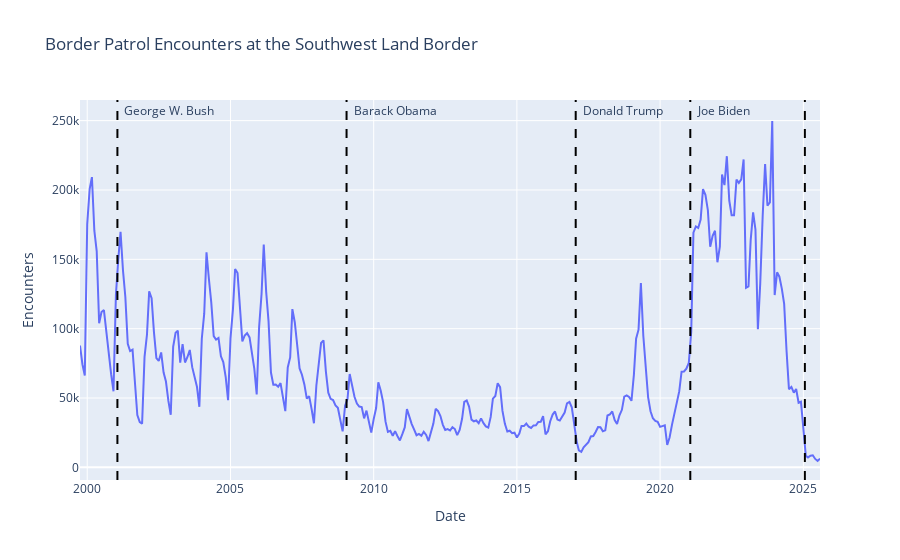

Here is the notebook cell this chart was saved with:
### Markdown cell above
## Graph the merged dataset

### Code cell
fig = px.line(
    df_all,
    x="date",
    y="quantity",
    title="Border Patrol Encounters at the Southwest Land Border",
    labels={"quantity": "Encounters", "date": "Date"},
)

administrations = [
    # Include Clinton for reference, but comment out bc his administration did not start during the data period
    # {"President": "Bill Clinton", "Start": datetime(1993, 1, 20)},
    {"President": "George W. Bush", "Start": datetime(2001, 1, 20)},
    {"President": "Barack Obama", "Start": datetime(2009, 1, 20)},
    {"President": "Donald Trump", "Start": datetime(2017, 1, 20)},
    {"President": "Joe Biden", "Start": datetime(2021, 1, 20)},
    {
        "President": "",
        "Start": datetime(2025, 1, 20),
    },  # Not enough space to include a name
]

# Add a vertical line on the date the administration started, and write the presdient's name on the top
max_y = df_all["quantity"].max()

for one_administration in administrations:
    fig.add_vline(x=one_administration["Start"], line_color="black", line_dash="dash")
    fig.add_annotation(
        x=one_administration["Start"],
        y=max_y,
        text=one_administration["President"],
        xanchor="left",
        xshift=5,
        showarrow=False,
        yanchor="bottom",
    )

fig.show()

### Figure 1 — Plotly figure (JSON) as saved in the notebook; plotly's stock layout.template omitted (floating-point values rounded to 4 significant figures; data arrays with more than 128 entries replaced by an {"elided": "..."} marker saying what was removed)
{"data": [{"hovertemplate": "Date=%{x}<br>Encounters=%{y}<extra></extra>", "legendgroup": "", "line": {"color": "#636efa", "dash": "solid"}, "marker": {"symbol": "circle"}, "mode": "lines", "name": "", "orientation": "v", "showlegend": false, "type": "scatter", "x": {"elided": "313 str values"}, "xaxis": "x", "y": {"elided": "313 int values"}, "yaxis": "y"}], "layout": {"annotations": [{"showarrow": false, "text": "George W. Bush", "x": "2001-01-20T00:00:00", "xanchor": "left", "xshift": 5, "y": 249740, "yanchor": "bottom"}, {"showarrow": false, "text": "Barack Obama", "x": "2009-01-20T00:00:00", "xanchor": "left", "xshift": 5, "y": 249740, "yanchor": "bottom"}, {"showarrow": false, "text": "Donald Trump", "x": "2017-01-20T00:00:00", "xanchor": "left", "xshift": 5, "y": 249740, "yanchor": "bottom"}, {"showarrow": false, "text": "Joe Biden", "x": "2021-01-20T00:00:00", "xanchor": "left", "xshift": 5, "y": 249740, "yanchor": "bottom"}, {"showarrow": false, "text": "", "x": "2025-01-20T00:00:00", "xanchor": "left", "xshift": 5, "y": 249740, "yanchor": "bottom"}], "legend": {"tracegroupgap": 0}, "shapes": [{"line": {"color": "black", "dash": "dash"}, "type": "line", "x0": "2001-01-20T00:00:00", "x1": "2001-01-20T00:00:00", "xref": "x", "y0": 0, "y1": 1, "yref": "y domain"}, {"line": {"color": "black", "dash": "dash"}, "type": "line", "x0": "2009-01-20T00:00:00", "x1": "2009-01-20T00:00:00", "xref": "x", "y0": 0, "y1": 1, "yref": "y domain"}, {"line": {"color": "black", "dash": "dash"}, "type": "line", "x0": "2017-01-20T00:00:00", "x1": "2017-01-20T00:00:00", "xref": "x", "y0": 0, "y1": 1, "yref": "y domain"}, {"line": {"color": "black", "dash": "dash"}, "type": "line", "x0": "2021-01-20T00:00:00", "x1": "2021-01-20T00:00:00", "xref": "x", "y0": 0, "y1": 1, "yref": "y domain"}, {"line": {"color": "black", "dash": "dash"}, "type": "line", "x0": "2025-01-20T00:00:00", "x1": "2025-01-20T00:00:00", "xref": "x", "y0": 0, "y1": 1, "yref": "y domain"}], "title": {"text": "Border Patrol Encounters at the Southwest Land Border"}, "xaxis": {"anchor": "y", "domain": [0, 1], "title": {"text": "Date"}}, "yaxis": {"anchor": "x", "domain": [0, 1], "title": {"text": "Encounters"}}}}
